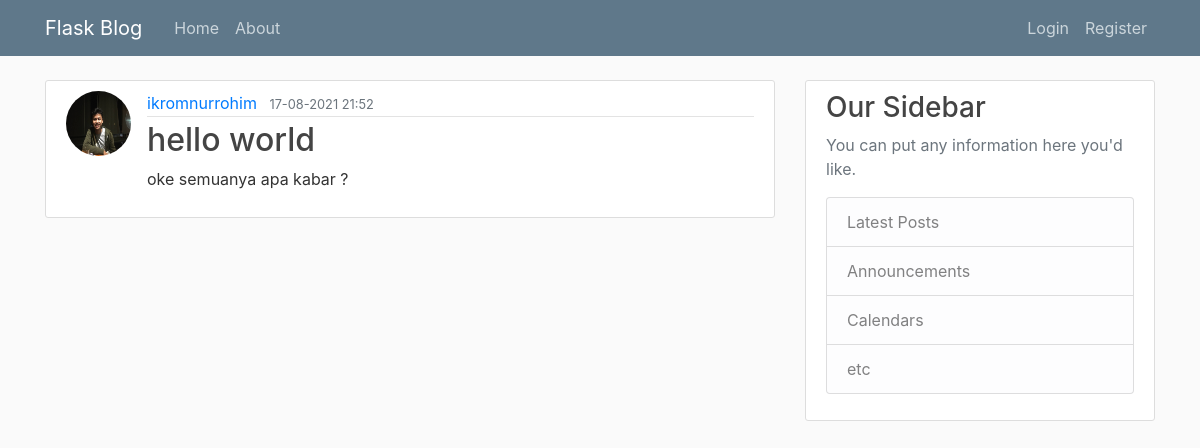
The app's page /post/hello world with its own data.
### flaskblog/models.py (models this page shows, shortened)
class User(db.Model, UserMixin):
    id = db.Column(db.Integer, unique=True, primary_key=True)
    username = db.Column(db.String(20), unique=True, nullable=False)
    email = db.Column(db.String(120), unique=True, nullable=False)
    image = db.Column(db.String(20), nullable=False, default='default.jpg')
    password = db.Column(db.String(60), nullable=False)
    posts = db.relationship('Post', backref='author', lazy=True)

class Post(db.Model):
    id = db.Column(db.Integer, unique=True, primary_key=True)
    title = db.Column(db.String(200), nullable=False)
    slug = db.Column(db.String(200))
    created_date = db.Column(db.DateTime, nullable=False, default=datetime.now())
    content = db.Column(db.Text, nullable=False)
    user_id = db.Column(db.Integer, db.ForeignKey('user.id'), nullable=False)

### flaskblog/routes.py (the view)
@app.route('/post/<slug>')
def post(slug):
    post = Post.query.filter_by(slug=slug).first_or_404()
    print(post.slug)
    return render_template('article/post.html', title=post.title, post=post)

### flaskblog/templates/article/post.html
{% extends "layout.html" %}
{% block content %}
    <article class="media content-section">
        <img class="rounded-circle article-img" src="{{ url_for('static', filename='images/profiles/' + post.author.image) }} " alt="{{ post.author.username }}">
        <div class="media-body">
        <div class="article-metadata">
            <a class="mr-2" href="#">{{ post.author.username }}</a>
            <small class="text-muted">{{ post.created_date.strftime('%d-%m-%Y %H:%M') }}</small>
        </div>
        <h2>{{ post.title }}</h2>
        <p class="article-content">{{ post.content }}</p>
        </div>
    </article>
{% endblock content %}

### flaskblog/static/main.css (style rules this page uses)
body { background: #fafafa; color: #333333; margin-top: 5rem; }
h1, h2, h3, h4, h5, h6 { color: #444444; }
.content-section { background: #ffffff; padding: 10px 20px; border: 1px solid #dddddd; border-radius: 3px; margin-bottom: 20px; }
.article-content { white-space: pre-line; }
.article-img { height: 65px; width: 65px; margin-right: 16px; }
.article-metadata { padding-bottom: 1px; margin-bottom: 4px; border-bottom: 1px solid #e3e3e3 }

### records on screen
User: image (placeholder picture), author.username "ikromnurrohim"
Post: created_date "17-08-2021 21:52", title "hello world", content "oke semuanya apa kabar ?"
